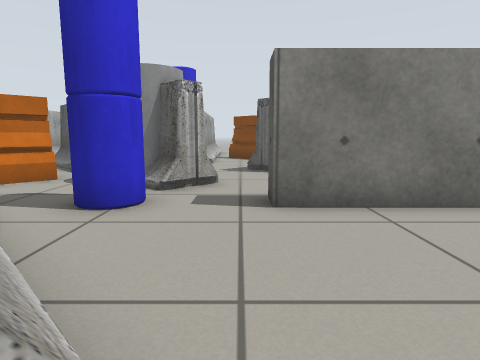
View 1 (above)

24 first-person views from a walk through a robot-simulator world made for Gazebo. The camera is 0.56 m above the floor, tilts 8° down and sees 75° across. The lines on the ground mark 1 m squares. The floor is counted in squares, 0.5 m on a side. Each view is taken from the middle of a square. On the plan, view 1 faces up. The plan holds only what a view shows up to about 13 squares ahead; the rest is blank. The place goes on beyond the plan.

View 2
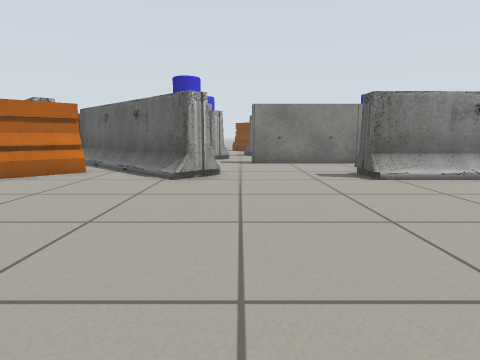

View 3
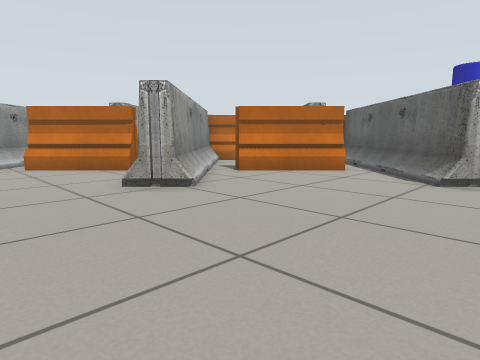

View 4
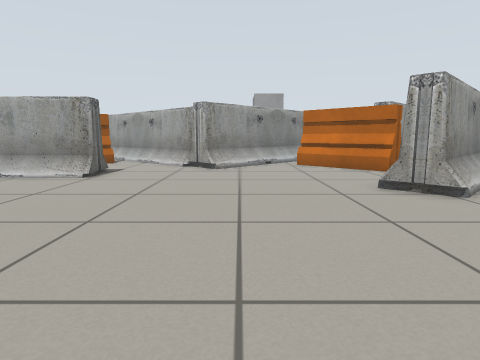

View 5
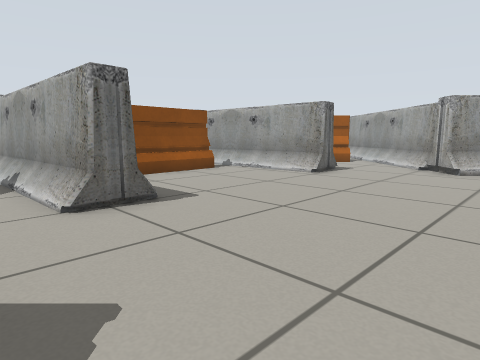

View 6
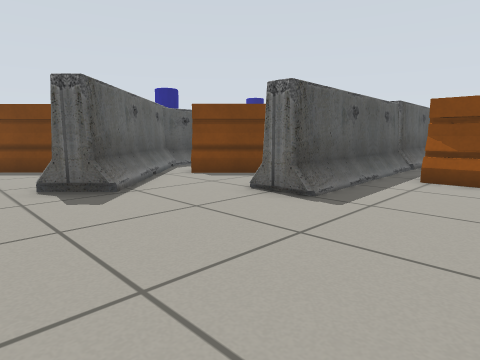

View 7
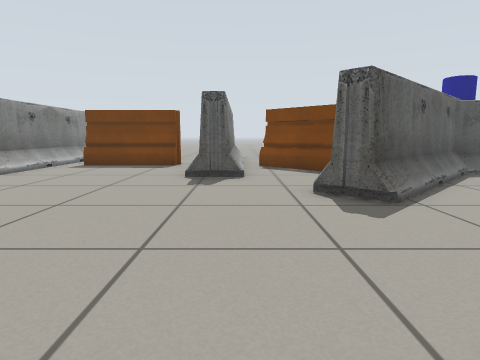

View 8
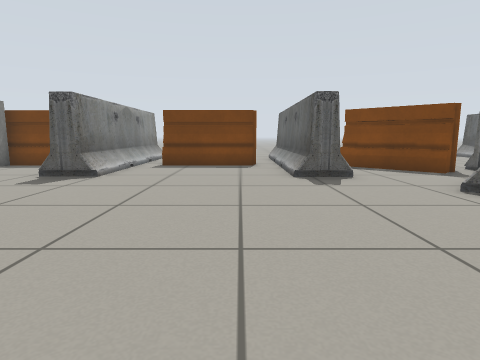

View 9
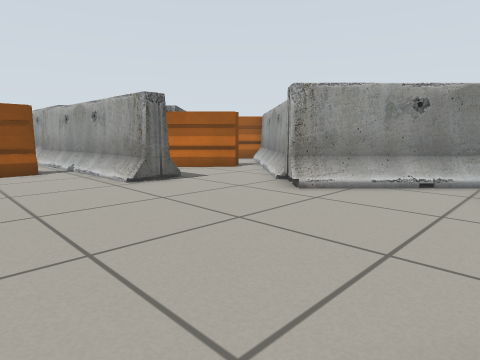

View 10
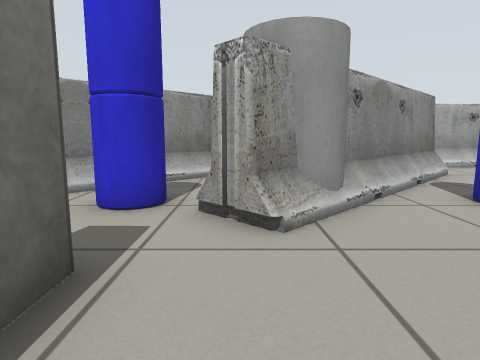

View 11
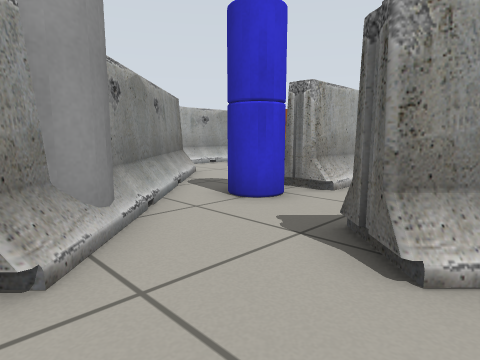

View 12
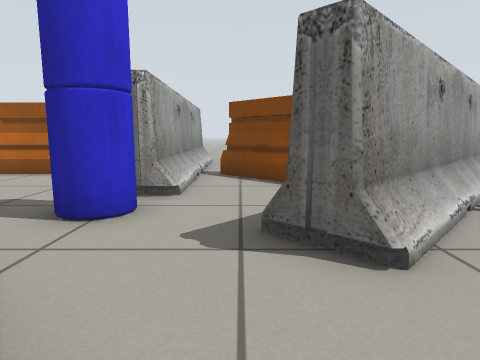

View 13
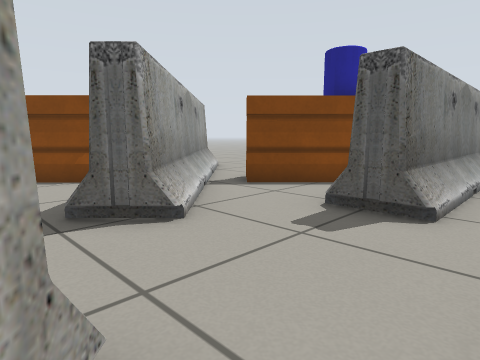

View 14
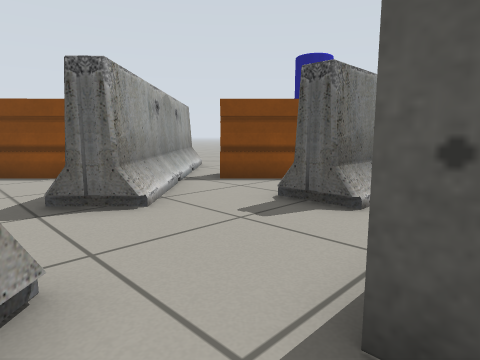

View 15
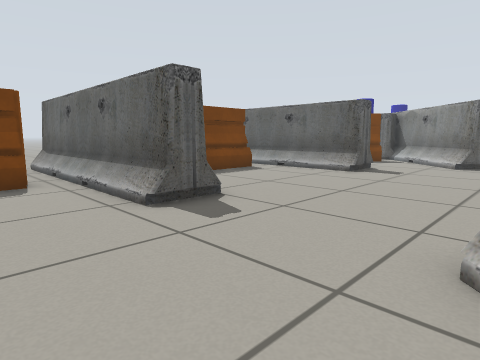

View 16
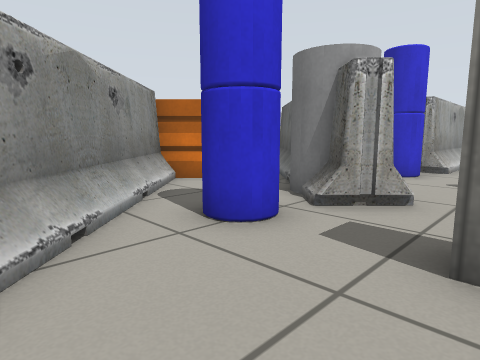

View 17
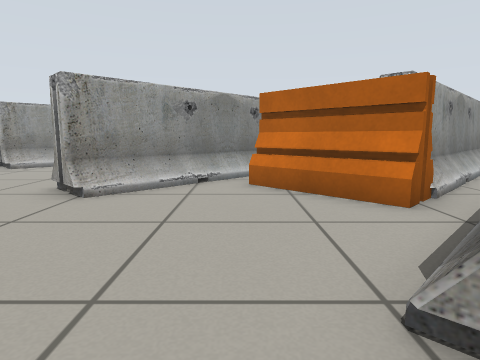

View 18
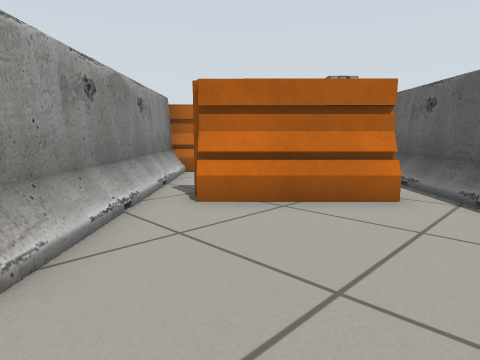

View 19
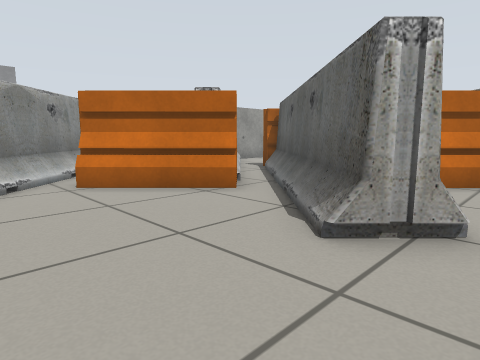

View 20
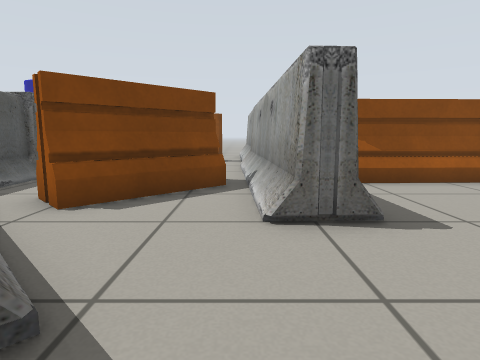

View 21
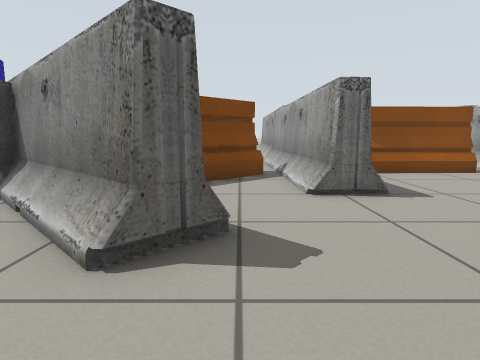

View 22
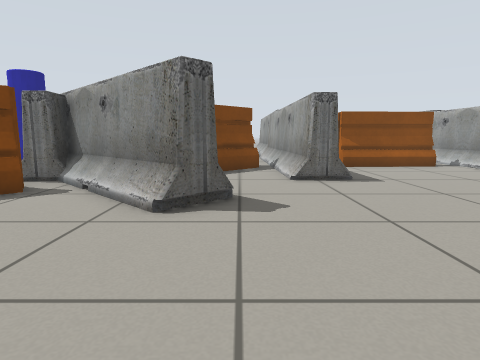

View 23
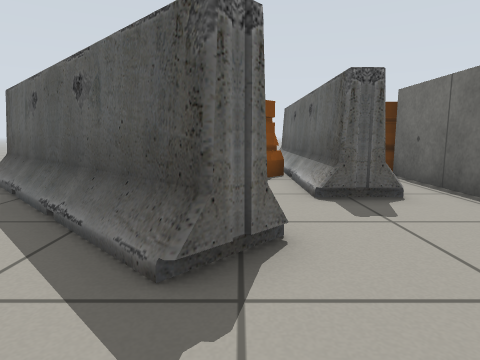

View 24
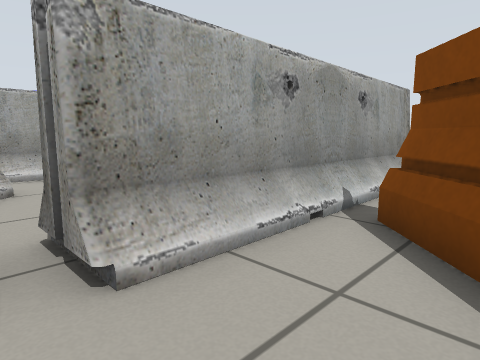

### Floor plan
Key: @ floor where view 1 was taken; # wall or solid block; . floor; B barrier; C grey cylinder.
Columns run from 15 left of view 1 to 10 right of it. Each row starts with its distance up from view 1.
 17         BBB  BB
 16       BBBB   BBBB   BB
 15       BB...  BBBBB BBBB
 14       BB.... BB.BBBBBB.
 13       BB B..BBB...BBB.
 12         BBB. B...BBBB
 11          BBBBB.BBBB.BB
 10          .BBB...BB..BBB
  9           BB C.....BBBB
  8          BB. CC....BBBBBBB
  7     BB  BBB.CCB....BBBBBB
  6      BB  BB..B..#  ###B
  5       BB BBBBB..#######B
  4        BBBBBB.........B
  3         BBBBBB........BB
  2    BB    BBBBBB..........
  1   BBBB. BBB.BBB...BBBBBBBB
  0   BBBBBBBB...BB@...BBBBB
 -1    BBBBBB.............B
 -2    BBBBBB.............B
 -3     BBBBBB............B
 -4    BBB.BBB............B
 -5 BBBBB...BB............B
 -6 BBBB..............BBBBBB
 -7  BBB..............BBBBBB
 -8   BBB................BB
 -9    BB..........BBB..BBB
-10   BBB..........BBBBBBB
-11   BB............BBBBB
-12  BB..BB.....BBB..BBBBB
-13 BBB.. B.....BBB.BBB B
-14   BB. BB....BBBBBB.BB
-15    BB BB..BBBBB    BB BB
-16    B  BBBBBBBBB    BB
-17       BB    BBB     B
-18       BB    BBB

Where each view was taken, in squares from view 1:
view 1: 0 up, 0 right, facing up
view 2: 8 down, 0 right, facing up
view 3: 8 down, 0 right, facing up-left
view 4: 8 down, 0 right, facing left
view 5: 7 down, 0 right, facing down-left
view 6: 7 down, 6 left, facing down-right
view 7: 7 down, 5 left, facing right
view 8: 4 down, 5 left, facing right
view 9: 5 down, 5 left, facing down-left
view 10: 7 up, 3 right, facing left
view 11: 7 up, 2 right, facing up-left
view 12: 7 up, 0 right, facing up
view 13: 6 up, 1 left, facing up-right
view 14: 5 up, 1 left, facing up-right
view 15: 4 up, 1 left, facing down-right
view 16: 2 up, 1 right, facing up-left
view 17: 1 down, 0 right, facing left
view 18: 4 down, 3 left, facing up-left
view 19: 8 down, 5 left, facing up-left
view 20: 8 down, 1 left, facing down
view 21: 6 down, 0 right, facing down
view 22: 4 down, 0 right, facing down
view 23: 10 up, 2 left, facing right
view 24: 12 up, 1 right, facing up-left
